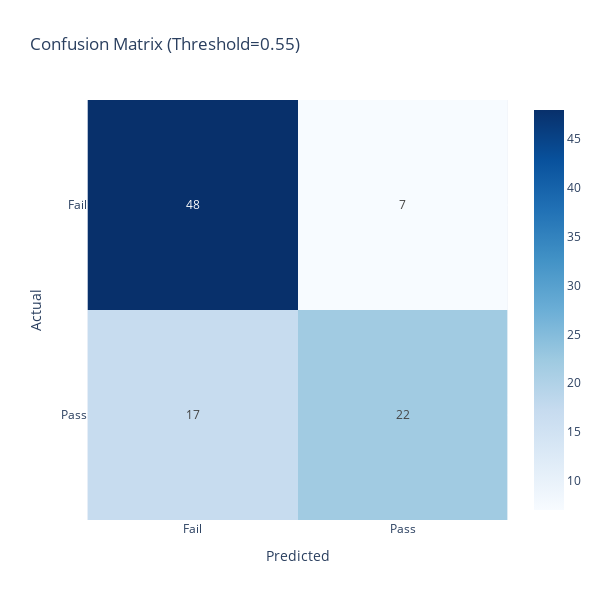

Notebook code cell kept with this figure:
### Code cell
if grades is not None and attendances is not None and model is not None:
    # Interactive Confusion Matrix
    cm = confusion_matrix(y_test, y_pred)
    fig = px.imshow(
        cm, text_auto=True, color_continuous_scale='Blues',
        x=['Fail', 'Pass'], y=['Fail', 'Pass'],
        labels={'x': 'Predicted', 'y': 'Actual'},
        title=f'Confusion Matrix (Threshold={threshold})'
    )
    fig.update_layout(width=600, height=600)
    fig.show()

### Figure 1 — Plotly figure (JSON) as saved in the notebook; plotly's stock layout.template omitted (floating-point values rounded to 4 significant figures)
{"data": [{"coloraxis": "coloraxis", "hovertemplate": "Predicted: %{x}<br>Actual: %{y}<br>color: %{z}<extra></extra>", "name": "0", "texttemplate": "%{z}", "type": "heatmap", "x": ["Fail", "Pass"], "xaxis": "x", "y": ["Fail", "Pass"], "yaxis": "y", "z": [[48, 7], [17, 22]]}], "layout": {"coloraxis": {"colorscale": [[0, "rgb(247,251,255)"], [0.125, "rgb(222,235,247)"], [0.25, "rgb(198,219,239)"], [0.375, "rgb(158,202,225)"], [0.5, "rgb(107,174,214)"], [0.625, "rgb(66,146,198)"], [0.75, "rgb(33,113,181)"], [0.875, "rgb(8,81,156)"], [1, "rgb(8,48,107)"]]}, "height": 600, "title": {"text": "Confusion Matrix (Threshold=0.55)"}, "width": 600, "xaxis": {"anchor": "y", "constrain": "domain", "domain": [0, 1], "scaleanchor": "y", "title": {"text": "Predicted"}}, "yaxis": {"anchor": "x", "autorange": "reversed", "constrain": "domain", "domain": [0, 1], "title": {"text": "Actual"}}}}
